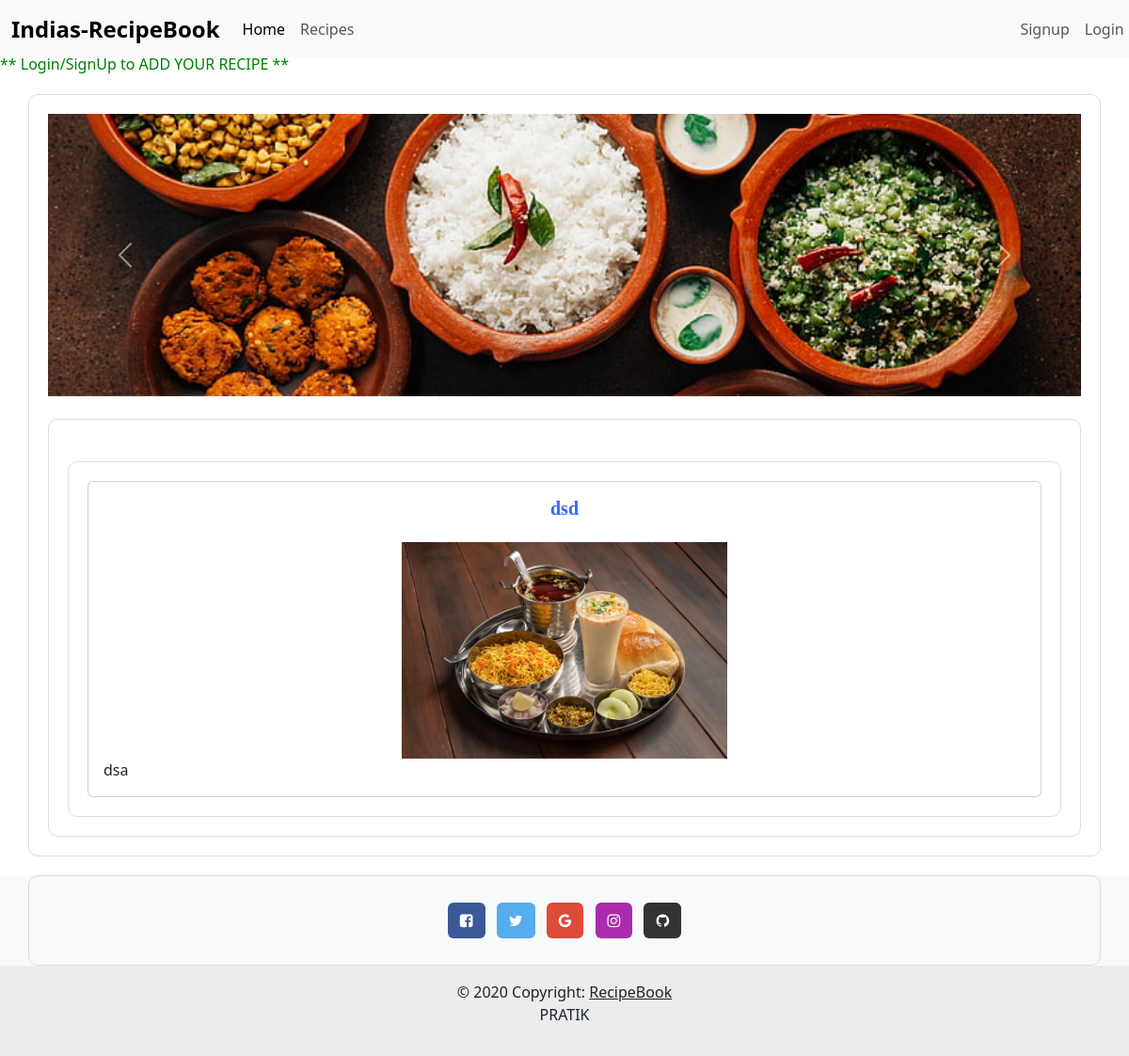
The app's page /app/content/2 with its own data.
### app/models.py (models this page shows, shortened)
class Recipe(models.Model):
    CATEGORY_CHOICES = [
        ('starter', 'starter'),
        ('Paneer', 'Paneer'),
        ('Rice', 'Rice'),
        ('Chineese', 'Chineese'),
        ('StreetFood', 'StreetFood'),
        ('StateSpecial', 'StateSpecial'),
    ]
    Title  = models.CharField(max_length = 150)
    Discreption = models.TextField()
    Category = models.CharField(max_length =20,choices = CATEGORY_CHOICES)
    image = models.ImageField(upload_to='images/')
    author = models.CharField(max_length=250)
    created_at = models.DateTimeField(auto_now_add=True)
    updated_at = models.DateTimeField(auto_now=True)
    user = models.ForeignKey(User, on_delete=models.CASCADE)

### app/views.py (the view)
# urls.py: path('content/<int:id>',views.contentView,name = "content_url"),
def contentView(request,id):
    obj = Recipe.objects.get(id = id)
    template_name = "app/content.html"
    context = {'data' : obj}
    return render(request,template_name,context)

### templates/app/content.html (shortened to what this page needs)
{% extends "base.html" %}
{% block content %}
    <div class="container mt-4">
        <div class="card">
            <div class="card-body">
                <center><h5 class="card-title mb-4" style="font-family: 'Your Cool Font'; color: #3366ff; font-weight: bold;">
                    {{ data.Title }}
                </h5> </center>
                <div class = "container-fluid">
                   <center><img src="{{data.image.url}}" alt="Not Available" style ="height: 230px;"></center>
                </div>
                <p class="card-text">{{ data.Discreption|safe }}</p>
            </div>
        </div>
    </div>
{% endblock %}

### staticfiles/css/style.css (style rules this page uses)
body { padding-top: 56px; }
.container { padding: 20px; border: 1px solid #ddd; border-radius: 10px; margin-top: 20px; }

### records on screen
Recipe: Title "dsd", image (picture), Discreption "dsa"
